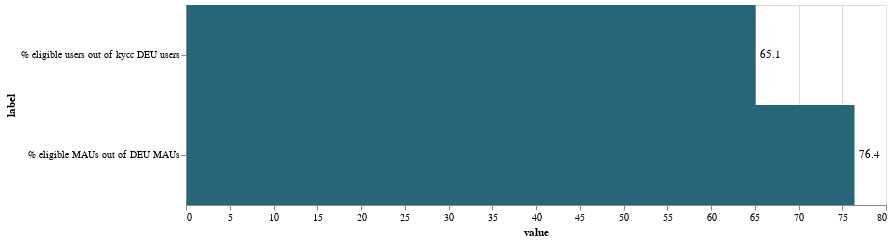

The notebook cell saved with this chart:
### Markdown cell above
Here we can see that when adding the granularity of being an MAU, we reach 76% of eligible MAUs out of all MAUs in Germany. In the next steps we will move on to understand what percentage of these users/ MAUs actually have eligible transactions.

### Code cell
af.bar_single_label(
    grouped_elig_users_perc_df, af.petrol, "value", "label", 700, 200, "-y"
)

### Figure 1 — Vega-Lite specification as saved in the notebook (floating-point values rounded to 4 significant figures)
{"config": {"view": {"continuousWidth": 400, "continuousHeight": 300}}, "layer": [{"mark": {"type": "rect", "color": "#266678"}, "encoding": {"x": {"field": "value", "type": "quantitative"}, "y": {"field": "label", "sort": "-y", "type": "nominal"}}, "height": 200, "width": 700}, {"mark": {"type": "text", "align": "center", "baseline": "middle", "dx": 15}, "encoding": {"text": {"field": "value", "type": "quantitative"}, "x": {"field": "value", "type": "quantitative"}, "y": {"field": "label", "sort": "-y", "type": "nominal"}}, "height": 200, "width": 700}], "data": {"name": "data-ae1e0006471672765d5a3998464f7f34"}, "$schema": "https://vega.github.io/schema/vega-lite/v4.17.0.json", "datasets": {"data-ae1e0006471672765d5a3998464f7f34": [{"label": "% eligible users out of kycc DEU users", "value": 65.1}, {"label": "% eligible MAUs out of DEU MAUs", "value": 76.4}]}}
